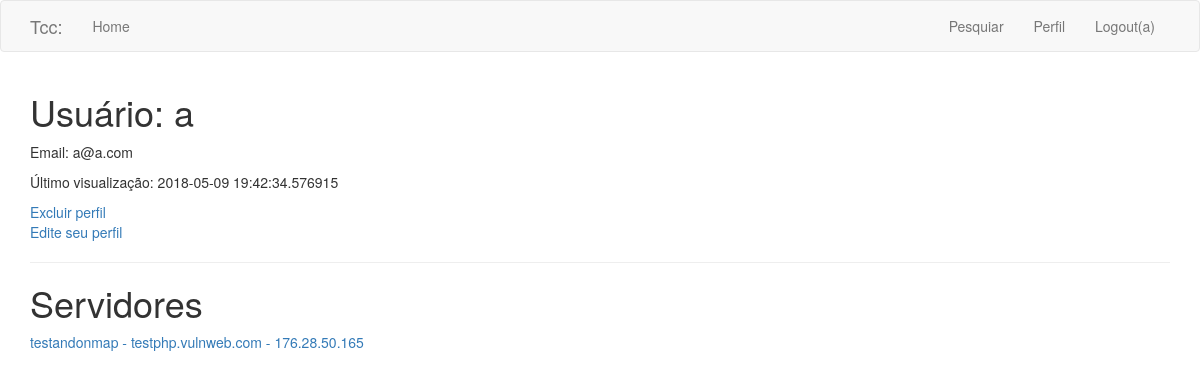
The page /usuario/a (signed in) on the database as committed earlier.
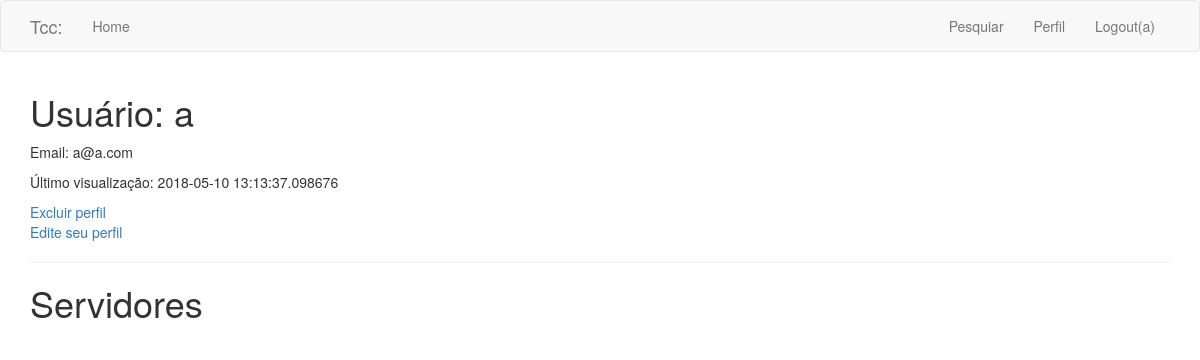
The same page on the database as committed later.
### app/models.py (models this page shows, shortened)
class Usuario(UserMixin, db.Model):
    id = db.Column(db.Integer, primary_key=True)
    nome = db.Column(db.String(64), index=True, unique=True)
    email = db.Column(db.String(120), index=True, unique=True)
    password_hash = db.Column(db.String(128))
    last_seen = db.Column(db.DateTime, default=datetime.utcnow)
    resultados = db.relationship('Dados', backref='autor_usuario', lazy='dynamic')
    rel_servidor = db.relationship('Servidor', backref='rel_usuario', lazy='dynamic')

class Servidor(db.Model):
    id = db.Column(db.Integer, primary_key=True)
    nome = db.Column(db.String(140), unique=True)#remover esta coluna
    url = db.Column(db.String(255))
    ip = db.Column(db.String(25))
    usuario_id = db.Column(db.Integer, db.ForeignKey('usuario.id'))
    resultados = db.relationship('Dados', backref='autor_servidor', lazy='dynamic')

### app/routes.py (the view)
@app.route('/usuario/<username>')
@login_required
def user(username):
    user = Usuario.query.filter_by(nome=username).first_or_404()
    dados = Dados.query.filter_by(usuario_id=current_user.id)
    servidores = Servidor.query.filter_by(usuario_id=current_user.id)
    return render_template('user.html', user=user, dados=dados, servidores=servidores)

### app/models.py (called while the page is built)
@login.user_loader
def load_user(id):
    return Usuario.query.get(int(id))

### app/routes.py (called while the page is built)
@app.before_request
def before_request():
    if current_user.is_authenticated:
        current_user.last_seen = datetime.utcnow()
        db.session.commit()

### app/templates/user.html (shortened to what this page needs)
{% extends "base.html" %}
{% import 'bootstrap/wtf.html' as wtf %}
{% block app_content %}
    <h1>Usuário: {{ user.nome }}</h1>
    <p>Email: {{ user.email }}</p>
    {% if user.last_seen %}
        <p>Último visualização: {{ user.last_seen }}</p>
    {% endif %}
    <a href="{{ url_for('deletar') }}">Excluir perfil</a>
    {% if user == current_user %}
        <p><a href="{{ url_for('edit_profile') }}">Edite seu perfil</a></p>
    {% endif %}
    <hr>
        <h1>Servidores</h1>
    <table>
        {% for servidor in servidores %}
        <tr>
            <td>
                <a href="{{ url_for('dados', nome=servidor.nome) }}">
                <p>
                    {{ servidor.nome }} -
                    {{ servidor.url }} -
                    {{ servidor.ip }}
                </p>
                </a>
            </td>
        </tr>
        {% endfor %}
    </table>
{% endblock %}

### app/templates/base.html (shortened to what this page needs)
{% extends 'bootstrap/base.html' %}
{% block navbar %}
<nav class="navbar navbar-default">
    <div class="container">
        <div class="navbar-header">
        <a class="navbar-brand" href="{{ url_for('index') }}">Tcc:</a>
    </div>
    <div class="collapse navbar-collapse" id="bs-example-navbar-collapse-1">
        <ul class="nav navbar-nav">
            <li><a href="{{ url_for('index') }}">Home</a></li>
        </ul>
        <ul class="nav navbar-nav navbar-right">
        {% if current_user.is_anonymous %}
            <li><a href="{{ url_for('login') }}">Login</a></li>
        {% else %}
            <li><a href="{{ url_for('servidor') }}">Pesquiar</a></li>
            <li><a href="{{ url_for('user', username=current_user.nome) }}">Perfil</a></li>
            <li><a href="{{ url_for('logout') }}">Logout({{ current_user.nome }})</a></li>
        {% endif %}
        </ul>
        </div>
    </div>
</nav>
{% endblock %}
{% block content %}
    <div class="container">
        {% block app_content %}{% endblock %}
    </div>
{% endblock %}

Rows that differ between the two databases and show on the page:
removed Servidor: nome "testandonmap", url "testphp.vulnweb.com", ip "176.28.50.165"
changed Usuario "a@a.com": last_seen "2018-05-09 19:42:34.576915" → "2018-05-10 13:13:37.098676"
